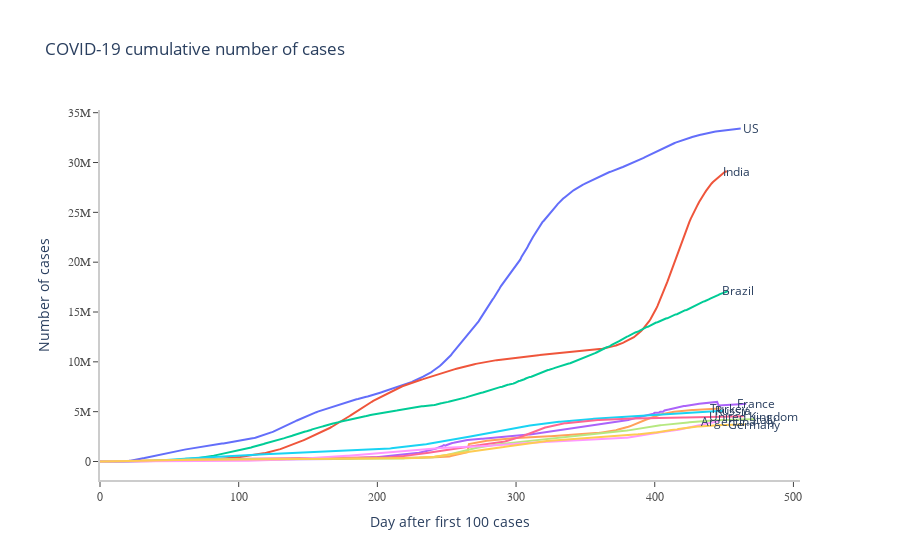

The cell this chart's notebook holds for it:
### Code cell
fig.update_layout(
    title="COVID-19 cumulative number of cases",
    xaxis_title="Day after first 100 cases",
    yaxis_title="Number of cases",
    xaxis=dict(
        showline=True,
        showgrid=False,
        showticklabels=True,
        linecolor='rgb(204, 204, 204)',
        linewidth=2,
        ticks='outside',
        tickfont=dict(
            family='Arial',
            size=12,
            color='rgb(82, 82, 82)',
        ),
    ),
    yaxis=dict(
        showgrid=False,
        zeroline=False,
        showline=True,
        showticklabels=True,
        linecolor='rgb(204, 204, 204)',
        linewidth=2,
        ticks='outside',
        tickfont=dict(
            family='Arial',
            size=12,
            color='rgb(82, 82, 82)',
        ),
    ),
    autosize=True,
    margin=dict(
        autoexpand=False,
        l=100,
        r=100,
        t=110,
    ),
    showlegend=False,
    plot_bgcolor='white'
)

### Figure 1 — Plotly figure (JSON) as saved in the notebook; plotly's stock layout.template omitted (floating-point values rounded to 4 significant figures; data arrays with more than 128 entries replaced by an {"elided": "..."} marker saying what was removed)
{"data": [{"mode": "lines", "name": "US", "type": "scatter", "x": {"elided": "463 int values"}, "y": {"elided": "463 float values"}}, {"mode": "lines", "name": "India", "type": "scatter", "x": {"elided": "453 int values"}, "y": {"elided": "453 float values"}}, {"mode": "lines", "name": "Brazil", "type": "scatter", "x": {"elided": "454 int values"}, "y": {"elided": "454 float values"}}, {"mode": "lines", "name": "France", "type": "scatter", "x": {"elided": "467 int values"}, "y": {"elided": "467 float values"}}, {"mode": "lines", "name": "Turkey", "type": "scatter", "x": {"elided": "448 int values"}, "y": {"elided": "448 float values"}}, {"mode": "lines", "name": "Russia", "type": "scatter", "x": {"elided": "450 int values"}, "y": {"elided": "450 float values"}}, {"mode": "lines", "name": "United Kingdom", "type": "scatter", "x": {"elided": "465 int values"}, "y": {"elided": "465 float values"}}, {"mode": "lines", "name": "Italy", "type": "scatter", "x": {"elided": "473 int values"}, "y": {"elided": "473 float values"}}, {"mode": "lines", "name": "Argentina", "type": "scatter", "x": {"elided": "447 int values"}, "y": {"elided": "447 float values"}}, {"mode": "lines", "name": "Germany", "type": "scatter", "x": {"elided": "466 int values"}, "y": {"elided": "466 float values"}}], "layout": {"annotations": [{"showarrow": false, "text": "US", "x": 462, "xshift": 10, "y": 33410000.0}, {"showarrow": false, "text": "India", "x": 452, "xshift": 10, "y": 29090000.0}, {"showarrow": false, "text": "Brazil", "x": 453, "xshift": 10, "y": 17120000.0}, {"showarrow": false, "text": "France", "x": 466, "xshift": 10, "y": 5787000.0}, {"showarrow": false, "text": "Turkey", "x": 447, "xshift": 10, "y": 5307000.0}, {"showarrow": false, "text": "Russia", "x": 449, "xshift": 10, "y": 5097000.0}, {"showarrow": false, "text": "United Kingdom", "x": 464, "xshift": 10, "y": 4552000.0}, {"showarrow": false, "text": "Italy", "x": 472, "xshift": 10, "y": 4238000.0}, {"showarrow": false, "text": "Argentina", "x": 446, "xshift": 10, "y": 4039000.0}, {"showarrow": false, "text": "Germany", "x": 465, "xshift": 10, "y": 3716000.0}], "autosize": true, "margin": {"autoexpand": false, "l": 100, "r": 100, "t": 110}, "plot_bgcolor": "white", "showlegend": false, "title": {"text": "COVID-19 cumulative number of cases"}, "xaxis": {"linecolor": "rgb(204, 204, 204)", "linewidth": 2, "showgrid": false, "showline": true, "showticklabels": true, "tickfont": {"color": "rgb(82, 82, 82)", "family": "Arial", "size": 12}, "ticks": "outside", "title": {"text": "Day after first 100 cases"}}, "yaxis": {"linecolor": "rgb(204, 204, 204)", "linewidth": 2, "showgrid": false, "showline": true, "showticklabels": true, "tickfont": {"color": "rgb(82, 82, 82)", "family": "Arial", "size": 12}, "ticks": "outside", "title": {"text": "Number of cases"}, "zeroline": false}}}
